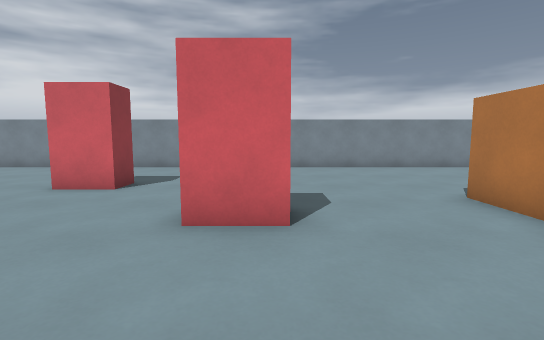
view 1 (above)

17 first-person views from a walk through a 3-D level made in the Godot game engine. The camera is 1.2 m above the floor, tilts 6° down and sees 85° across. The floor is counted in squares, 1 m on a side. Each view is taken from the middle of a square. On the plan, view 1 faces up. The plan holds only what a view shows up to about 13 squares ahead; the rest is blank.

view 2
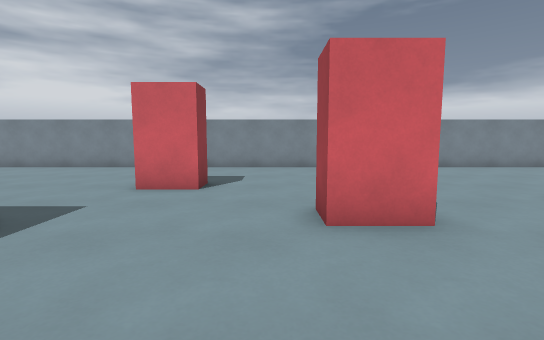

view 3
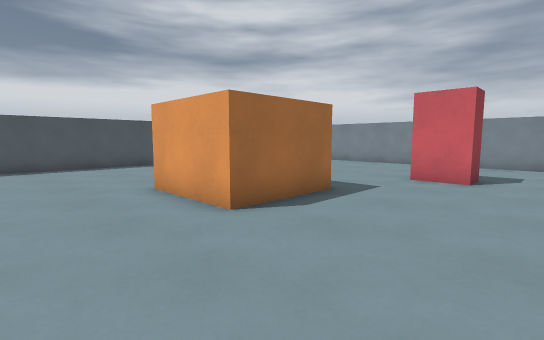

view 4
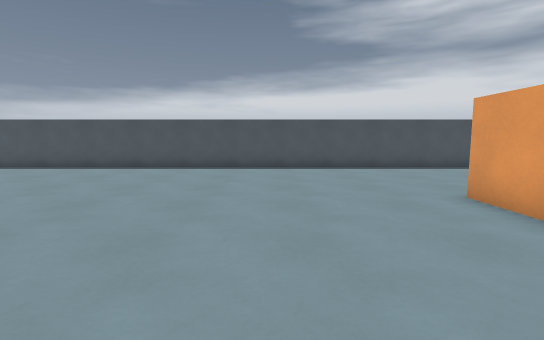

view 5
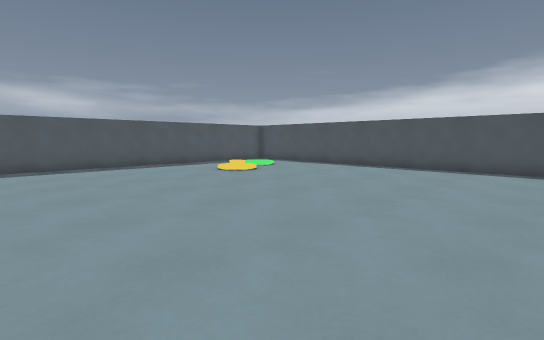

view 6
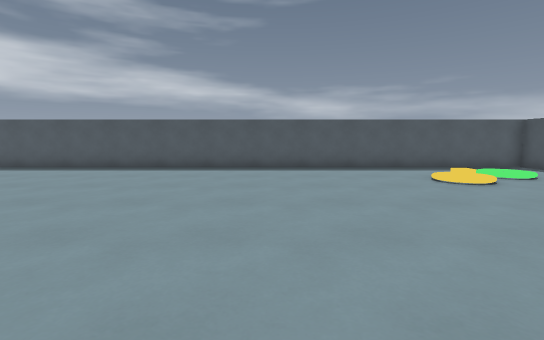

view 7
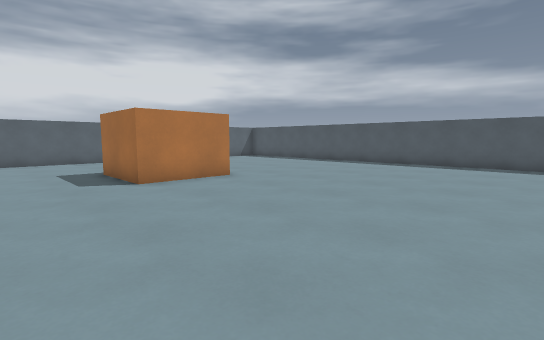

view 8
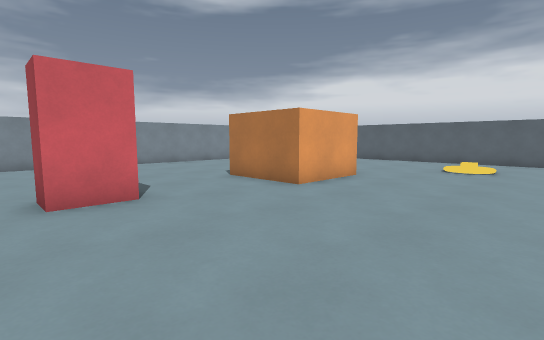

view 9
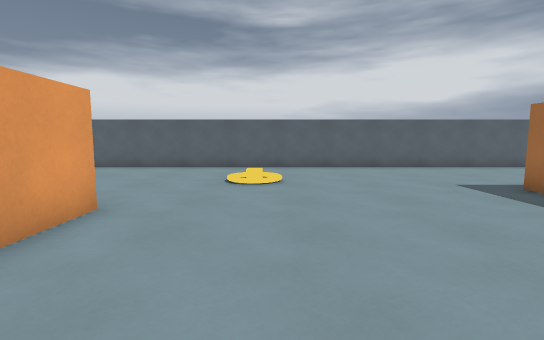

view 10
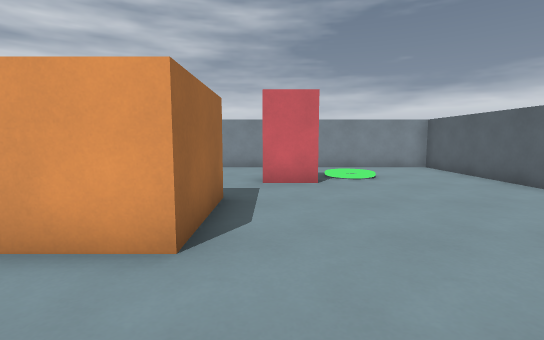

view 11
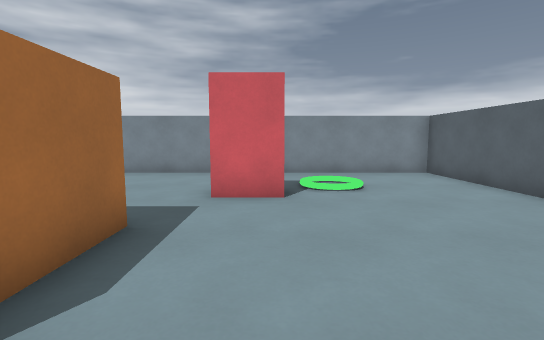

view 12
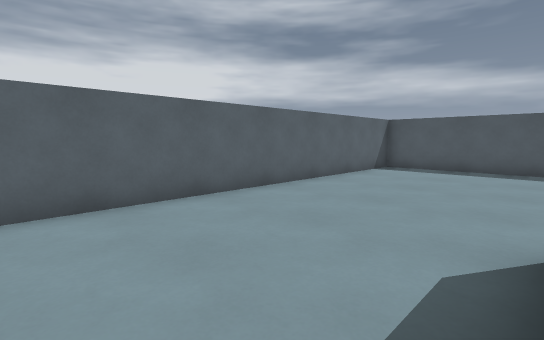

view 13
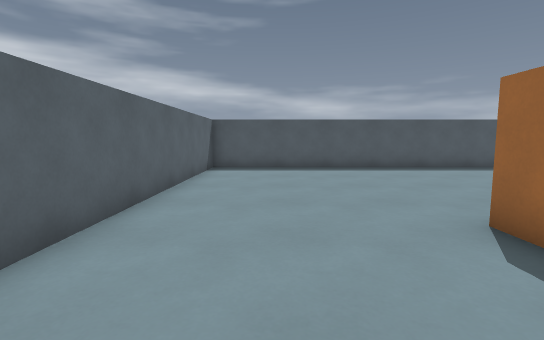

view 14
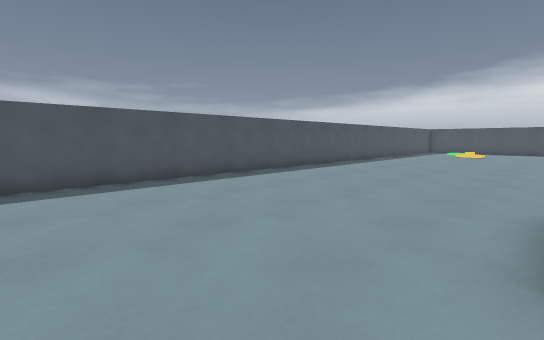

view 15
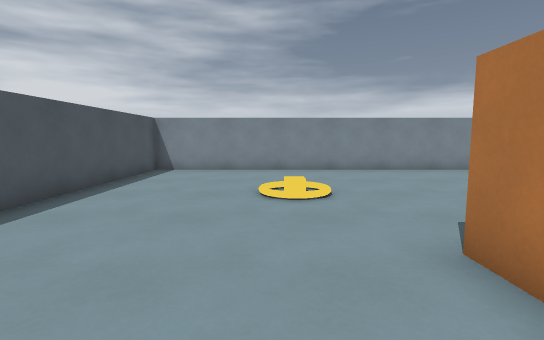

view 16
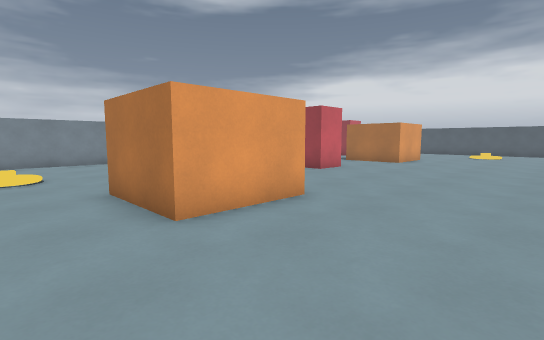

view 17
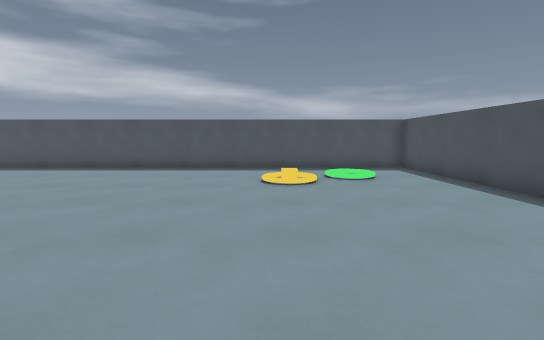

### Floor plan
Points are (right, up) in squares from view 1. A wall is a line through its corners. A room is listed if a view was taken in it or the views show most of it. See-through windows are left out.
Room 1 (views 1, 2, 3, 4, 5, 6, 7, 8, 9, 10, 11, 12, 13, 14, 15, 16, 17)
walls: (-6, 4.1) (-6, 1) (-9, 1) (-9, 4); (6, -9.1) (6, -6) (9, -6); (9, -8.1) (9, -9); (7, 6) (7, 3) (4, 3) (4, 6); (-15.5, -17.5) (14.5, -17.5) (14.5, 12.5) (-15.5, 12.5) (-15.5, -17.5)
objects: block (-5, 7) to (-4, 8); block (-1, 4) to (0, 5); block (8, 8) to (9, 9)

Where each view was taken, in squares from view 1:
view 1: 0 up, 0 right, facing up
view 2: 0 up, 2 left, facing up
view 3: 2 down, 2 left, facing up-left
view 4: 3 down, 3 left, facing left
view 5: 4 down, 3 left, facing down-left
view 6: 5 down, 5 left, facing down
view 7: 3 down, 2 left, facing down-right
view 8: 2 down, 2 left, facing up-right
view 9: 0 up, 2 right, facing right
view 10: 0 up, 8 right, facing up
view 11: 2 up, 9 right, facing up
view 12: 5 down, 9 right, facing down-right
view 13: 5 down, 12 right, facing down
view 14: 9 down, 12 right, facing down-left
view 15: 1 up, 11 left, facing up
view 16: 3 down, 11 left, facing up-right
view 17: 5 down, 10 left, facing down
